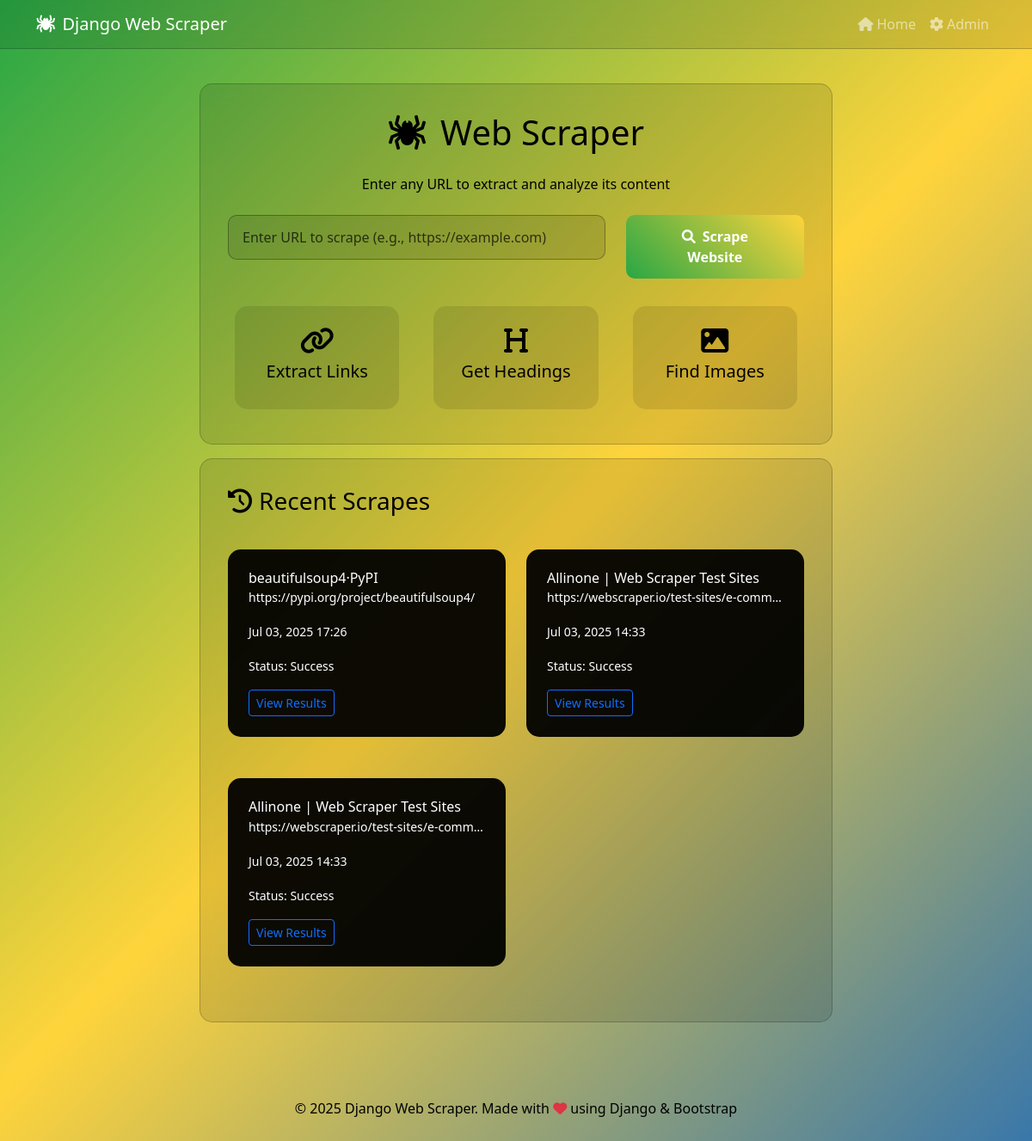
The page / on the database its author committed.
### scraper/models.py (models this page shows, shortened)
class ScrapeHistory(models.Model):
    STATUS_CHOICES = [
        ('success', 'Success'),
        ('failed', 'Failed'),
        ('pending', 'Pending'),
    ]
    url = models.URLField(max_length=500)
    title = models.CharField(max_length=500, blank=True)
    scraped_at = models.DateTimeField(default=timezone.now)
    status = models.CharField(max_length=20, choices=STATUS_CHOICES, default='pending')
    content_json = models.JSONField(default=dict)
    error_message = models.TextField(blank=True)
    class Meta:
        ordering = ['-scraped_at']

### scraper/views.py (the view, shortened to what this page needs)
# urls.py: path('', views.index, name='index'),
def index(request):
    form = ScrapeForm(request.POST or None)
    recent_scrapes = ScrapeHistory.objects.all().order_by('-scraped_at')[:6]
    return render(request, 'scraper/index.html', {
        'form': form,
        'recent_scrapes': recent_scrapes
    })

### scraper/forms.py (shortened to what this page needs)
class ScrapeForm(forms.Form):
    url = forms.URLField(
        label='',
        widget=forms.URLInput(attrs={
            'placeholder': 'Enter URL to scrape (e.g., https://example.com)',
            'class': 'form-control w-100',
            'required': 'required',
            'autofocus': 'autofocus',
        }),
        required=True,
        error_messages={
            'required': 'Please enter a URL.',
            'invalid': 'Please enter a valid URL (e.g., https://example.com).'
        },
        validators=[URLValidator(schemes=['http', 'https'])]
    )

### scraper/templates/scraper/index.html (shortened to what this page needs)
{% extends 'scraper/base.html' %}
{% block content %}
<div class="row justify-content-center">
    <div class="col-lg-8">
        <div class="glass-card text-center">
            <h1 class="text-white mb-4">
                <i class="fas fa-spider me-3"></i>Web Scraper
            </h1>
            <p class="text-white mb-4">Enter any URL to extract and analyze its content</p>
            <form method="post" class="mb-4">
                <div class="row">
                    <div class="col-md-8">
                        {{ form.url }}
                    </div>
                    <div class="col-md-4">
                        <button type="submit" class="btn btn-primary w-100">
                            <i class="fas fa-search me-2"></i>Scrape Website
                        </button>
                    </div>
                </div>
            </form>
            <div class="row text-center">
                <div class="col-md-4">
                    <div class="stats-card">
                        <i class="fas fa-link fa-2x text-white mb-2"></i>
                        <h5 class="text-white">Extract Links</h5>
                    </div>
                </div>
                <div class="col-md-4">
                    <div class="stats-card">
                        <i class="fas fa-heading fa-2x text-white mb-2"></i>
                        <h5 class="text-white">Get Headings</h5>
                    </div>
                </div>
                <div class="col-md-4">
                    <div class="stats-card">
                        <i class="fas fa-image fa-2x text-white mb-2"></i>
                        <h5 class="text-white">Find Images</h5>
                    </div>
                </div>
            </div>
        </div>
        {% if recent_scrapes %}
        <div class="glass-card">
            <h3 class="text-white mb-4">
                <i class="fas fa-history me-2"></i>Recent Scrapes
            </h3>
            <div class="row">
                {% for scrape in recent_scrapes %}
                <div class="col-md-6 mb-3">
                    <div class="result-card">
                        <h6 class="card-title">{{ scrape.title|truncatechars:50 }}</h6>
                        <p class="card-text" style="color: white;">
                            <small>{{ scrape.url|truncatechars:40 }}</small>
                        </p>
                        <p class="card-text" style="color: white;">
                            <small>{{ scrape.scraped_at|date:"M d, Y H:i" }}</small>
                        </p>
                        <p class="card-text" style="color: white;">
                            <small>Status: {{ scrape.status|title }}</small>
                        </p>
                        <a href="{% url 'results' scrape.pk %}" class="btn btn-sm btn-outline-primary">
                            View Results
                        </a>
                    </div>
                </div>
                {% endfor %}
            </div>
        </div>
        {% endif %}
    </div>
</div>
{% endblock %}

### scraper/templates/scraper/base.html (style rules this page uses)
body { background: linear-gradient(135deg, #28A745 0%, #FFD43B 50%, #3776AB 100%); min-height: 100vh; font-family: 'Segoe UI', Tahoma, Geneva, Verdana, sans-serif; }
.glass-card { background: rgba(0, 0, 0, 0.1); backdrop-filter: blur(10px); border: 1px solid rgba(0, 0, 0, 0.2); border-radius: 15px; padding: 2rem; margin: 1rem 0; }
.btn-primary { background: linear-gradient(45deg, #28A745, #FFD43B); border: none; border-radius: 10px; padding: 0.8rem 2rem; font-weight: 600; transition: all 0.3s ease; color: #FFFFFF; }
.form-control { background: rgba(0, 0, 0, 0.1); border: 1px solid rgba(0, 0, 0, 0.3); border-radius: 10px; color: #FFFFFF; padding: 0.8rem 1rem; }
.form-control::placeholder { color: rgba(0, 0, 0, 0.7); }
.text-white { color: #000000 !important; }
.result-card { background: rgba(0, 0, 0, 0.95); border-radius: 15px; padding: 1.5rem; margin: 1rem 0; color: #FFFFFF; }
.stats-card { background: rgba(0, 0, 0, 0.1); border-radius: 15px; padding: 1.5rem; text-align: center; margin: 0.5rem; }
.card-text { color: wheat; }

### rows shown on the page
ScrapeHistory: title "beautifulsoup4·PyPI", url "https://pypi.org/project/beautifulsoup4/", scraped_at "Jul 03, 2025 17:26", status "Success"
ScrapeHistory: title "Allinone | Web Scraper Test Sites", url "https://webscraper.io/test-sites/e-comm…", scraped_at "Jul 03, 2025 14:33", status "Success"
ScrapeHistory: title "Allinone | Web Scraper Test Sites", url "https://webscraper.io/test-sites/e-comm…", scraped_at "Jul 03, 2025 14:33", status "Success"
